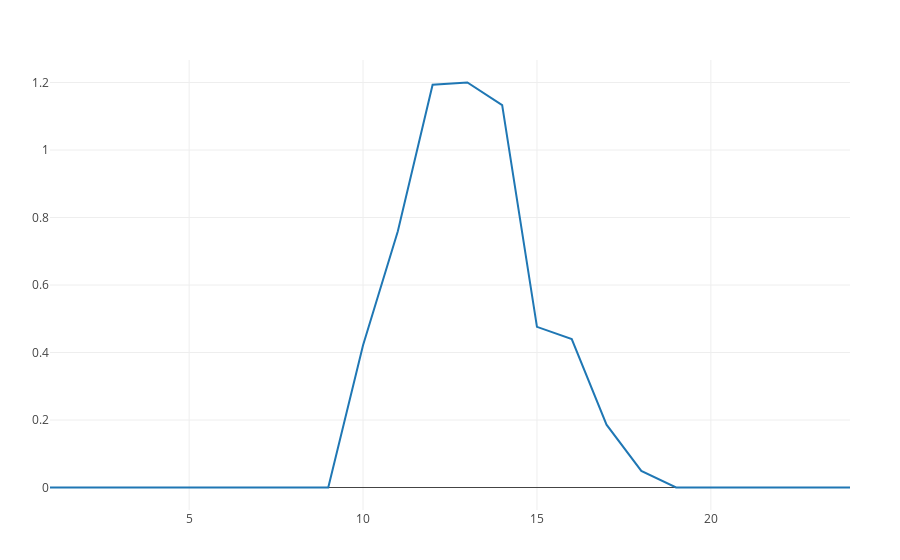

Notebook code cell kept with this figure:
### Code cell
plot((get_component(ren_forecast_DA[1]) |> get_tech |> get_rating) * values(ren_forecast_DA[1].data))

### Figure 1 — Plotly figure (JSON) as saved in the notebook; plotly's stock layout.template omitted (floating-point values rounded to 4 significant figures)
{"data": [{"type": "scatter", "x": [1, 2, 3, 4, 5, 6, 7, 8, 9, 10, 11, 12, 13, 14, 15, 16, 17, 18, 19, 20, 21, 22, 23, 24], "y": [0, 0, 0, 0, 0, 0, 0, 0, 0, 0.4213, 0.759, 1.194, 1.2, 1.133, 0.476, 0.4398, 0.1862, 0.04905, 0, 0, 0, 0, 0, 0]}], "layout": {"margin": {"b": 50, "l": 50, "r": 50, "t": 60}}}
